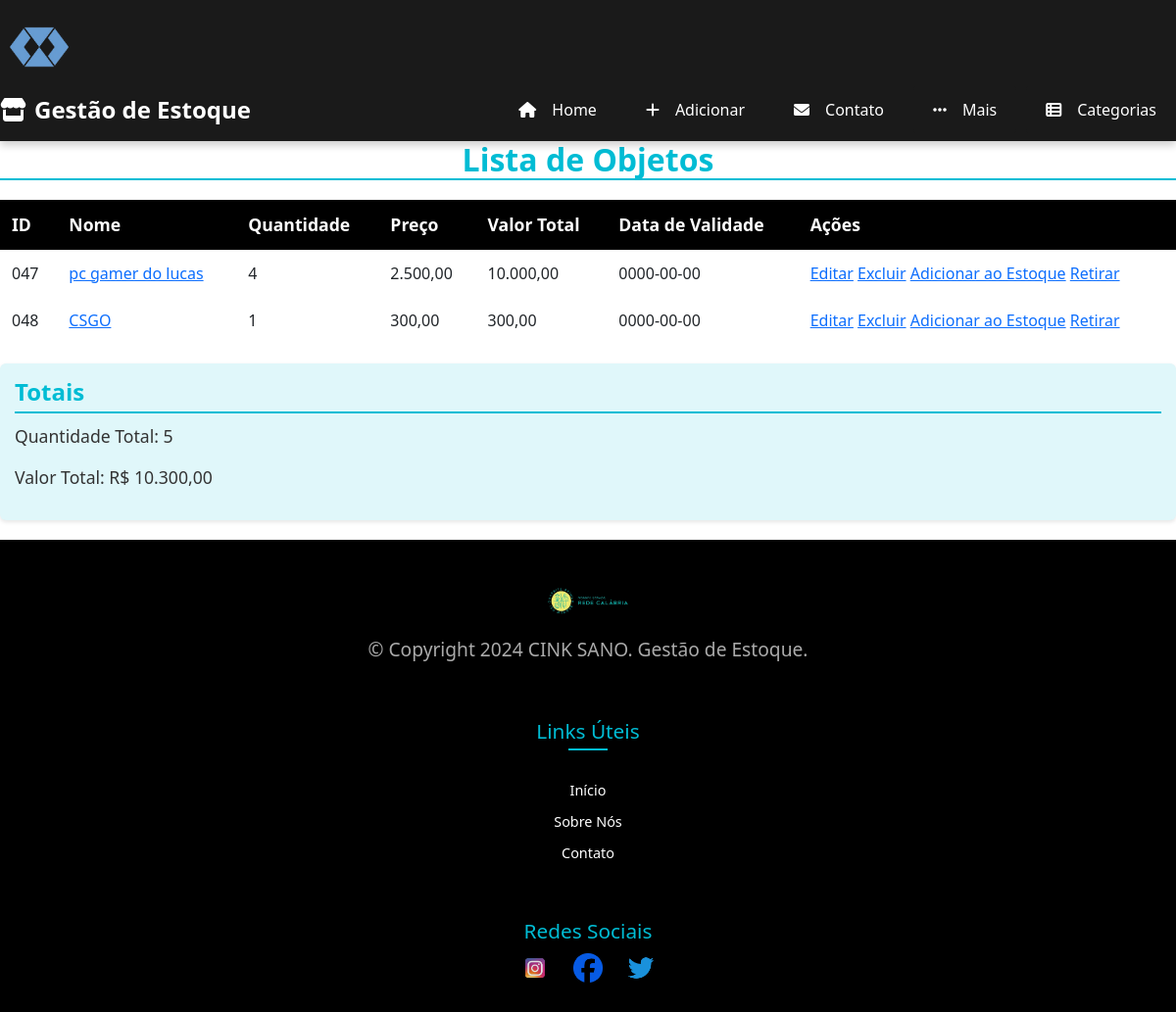
Page /subpages/objetos.php (signed in) on the committed database.
### tables this page shows
CREATE TABLE `produtos` (
  `id` int(11) NOT NULL,
  `nome` varchar(100) NOT NULL,
  `quantidade` int(11) NOT NULL,
  `preco` decimal(10,2) NOT NULL,
  `data_validade` date DEFAULT NULL,
  `descricao` text DEFAULT NULL,
  `uso` text DEFAULT NULL,
  `data_entrada` datetime DEFAULT current_timestamp(),
  `categoria` varchar(50) DEFAULT NULL
);

### db.php (called while the page is built, shortened)
<?php
function getTotals($pdo, $categoria = null) {
    if ($categoria) {
        $sql = 'SELECT SUM(quantidade) AS total_quantidade, SUM(preco * quantidade) AS total_valor FROM produtos WHERE categoria = :categoria';
        $stmt = $pdo->prepare($sql);
        $stmt->execute(['categoria' => $categoria]);
    } else {
        $sql = 'SELECT SUM(quantidade) AS total_quantidade, SUM(preco * quantidade) AS total_valor FROM produtos';
        $stmt = $pdo->query($sql);
    }
    return $stmt->fetch(PDO::FETCH_ASSOC);
}
?>

### subpages/objetos.php (the view, shortened to what this page needs)
<?php
include '../db.php';
include '../templates/header.php';
$sql = 'SELECT * FROM produtos WHERE categoria = :categoria';
$stmt = $pdo->prepare($sql);
$stmt->execute(['categoria' => 'objetos']);
$produtos = $stmt->fetchAll(PDO::FETCH_ASSOC);
$totals = getTotals($pdo, 'objetos');
$max_id_length = 3;
?>
<h2 class="lista-produtos">Lista de Objetos</h2>
<table>
    <thead>
        <tr>
            <th class="ides-table">ID</th>
            <th class="ides-table">Nome</th>
            <th class="ides-table">Quantidade</th>
            <th class="ides-table">Preço</th>
            <th class="ides-table">Valor Total</th>
            <th class="ides-table">Data de Validade</th>
            <th class="ides-table">Ações</th>
        </tr>
    </thead>
    <tbody>
        <?php foreach ($produtos as $produto): ?>
            <tr>
                <?php
                $id = $produto['id'];
                $id_formatado = str_pad($id, $max_id_length, '0', STR_PAD_LEFT);
                $quantidade = $produto['quantidade'];
                $preco = $produto['preco'];
                $valor_unitario = $quantidade > 0 ? $preco * $quantidade : 0;
                ?>
                <td><?php echo htmlspecialchars($id_formatado); ?></td>
                <td>
                    <a href="../pages/relatorios.php?id=<?php echo htmlspecialchars($id); ?>" title="Ver relatório deste produto">
                        <?php echo htmlspecialchars($produto['nome']); ?>
                    </a>
                </td>
                <td><?php echo htmlspecialchars($produto['quantidade']); ?></td>
                <td><?php echo htmlspecialchars(number_format($preco, 2, ',', '.')); ?></td>
                <td><?php echo htmlspecialchars(number_format($valor_unitario, 2, ',', '.')); ?></td>
                <td><?php echo htmlspecialchars($produto['data_validade']); ?></td>
                <td class="container-modficadores">
                    <a href="editar.php?id=<?php echo htmlspecialchars($produto['id']); ?>" title="Editar este produto">Editar</a>
                    <a href="excluir.php?id=<?php echo htmlspecialchars($produto['id']); ?>" title="Excluir este produto do estoque">Excluir</a>
                    <a href="adicionar_estoque.php?nome=<?php echo htmlspecialchars($produto['nome']); ?>" title="Adicionar mais produtos a este estoque">Adicionar ao Estoque</a>
                    <a class="text-total" href="../pages/comprar.php" title="Retirar determinada quantidade do produto">Retirar</a>
                </td>
            </tr>
        <?php endforeach; ?>
    </tbody>
</table>
<div class="container-totais">
    <h4>Totais</h4>
    <p class="text-total">Quantidade Total: <?php echo htmlspecialchars($totals['total_quantidade']); ?></p>
    <p class="text-total">Valor Total: R$ <?php echo number_format($totals['total_valor'], 2, ',', '.'); ?></p>
</div>
<?php include '../templates/footer.php'; ?>

### templates/header.php (shortened to what this page needs)
<!DOCTYPE html>
<html lang="pt-br">
<head>
    <link rel="stylesheet" type="text/css" href="../css/report.css">
    <link rel="stylesheet" type="text/css" href="../css/style.css">
    <link rel="stylesheet" type="text/css" href="../css/nav-bar.css">
    <link href="https://cdn.jsdelivr.net/npm/bootstrap@5.3.3/dist/css/bootstrap.min.css" rel="stylesheet">
    <link href="https://getbootstrap.com/docs/5.3/assets/css/docs.css" rel="stylesheet">
    <link rel="stylesheet" href="https://cdnjs.cloudflare.com/ajax/libs/font-awesome/6.0.0-beta3/css/all.min.css">
</head>
    <body>
            <nav class="navbar">
                <img src="../img/adm.png" width="80" height="80" alt="Logo">
                <div class="navbar-container">
                    <a href="index.php" class="navbar-logo">
                        <i class="fas fa-store"></i> Gestão de Estoque
                    </a>
                    <ul class="navbar-menu">
                        <li><a href="../pages/home.php"><i class="fas fa-home"></i>Home</a></li>
                        <li><a href="../pages/adicionar.php" title="Adicionar novo produto ao controle de estoque."><i class="fas fa-plus"></i>Adicionar</a></li>
                        <li><a href="../pages/contato.php"><i class="fas fa-envelope"></i>Contato</a></li>
                        <li class="dropdown">
                            <a href="javascript:void(0)" class="dropbtn"><i class="fas fa-ellipsis-h"></i>Mais</a>
                        </li>
                        <li class="dropdown">
                            <a href="javascript:void(0)" class="dropbtn"><i class="fas fa-th-list"></i>Categorias</a>
                        </li>
                    </ul>
                </div>
            </nav>
</body>
</html>

### templates/footer.php (shortened to what this page needs)
<footer class="footer">
    <div class="footer-content">
        <div class="footer-logo">
            <img src="../img/pobre.png"  alt="Logo da Empresa" />
            <p>&copy; Copyright 2024 CINK SANO. Gestão de Estoque.</p>
        </div>
        <div class="footer-links">
            <h3>Links Úteis</h3>
            <ul>
                <li><a href="../pages/index.php">Início</a></li>
                <li><a href="../pages/sobre.php">Sobre Nós</a></li>
                <li><a href="../pages/contato.php">Contato</a></li>
            </ul>
        </div>
        <div class="footer-social">
            <h3>Redes Sociais</h3>
            <a href="##########" target="_blank" class="social-icon">
                <img src="../img/in.png" alt="Instagram" />
            </a>
            <a href="##########" target="_blank" class="social-icon">
                <img src="../img/face.png" alt="Facebook" />
            </a>
            <a href="##########" target="_blank" class="social-icon">
                <img src="../img/tiw.png" alt="Twitter" />
            </a>
        </div>
    </div>
</footer>
</body>
</html>

### css/report.css (style rules this page uses)
* { margin: 0; padding: 0; box-sizing: border-box; }
body { font-family: 'Arial', sans-serif; background-color: #0a0f15; color: #ffffff; }
p { font-size: 1.2em; color: #aaa; }
.footer { background-color: #1a1a1a; color: #f2f2f2; padding: 40px 20px; text-align: center; position: relative; overflow: hidden; }
.footer-content { display: flex; flex-direction: column; align-items: center; justify-content: center; max-width: 1200px; margin: auto; }
.footer-logo { margin-bottom: 30px; animation: fadeIn 1s; }
.footer-logo img { width: 150px; transition: transform 0.3s; }
.footer-links { margin: 20px 0; }
.footer-links h3 { margin-bottom: 10px; font-size: 1.5rem; color: #61dafb; position: relative; }
.footer-links h3::after { content: ''; display: block; width: 50px; height: 2px; background: #61dafb; margin: 10px auto; transition: width 0.3s; }
.footer-links ul { list-style-type: none; padding: 0; }
.footer-links li { margin: 10px 0; }
.footer-links a { color: #f2f2f2; text-decoration: none; transition: color 0.3s, transform 0.3s; }
.footer-social { margin-top: 30px; }
.footer-social h3 { margin-bottom: 10px; font-size: 1.5rem; color: #61dafb; }
.social-icon { margin: 0 15px; display: inline-block; transition: transform 0.3s, opacity 0.3s; }
.social-icon img { width: 35px; height: 35px; opacity: 0.8; }

### css/style.css (style rules this page uses)
body { font-family: Arial, sans-serif; background-color: #f4f4f4; color: #333; margin: 0; padding: 0; }
h2.lista-produtos { margin-bottom: 20px; color: #00bcd4; font-size: 2em; text-align: center; font-weight: bold; border-bottom: 2px solid #00bcd4; transition: color 0.3s ease, transform 0.3s ease; }
table { width: 100%; border-collapse: collapse; margin-bottom: 20px; }
thead { background-color: #000000; color: #ffffff; }
th, td { padding: 12px; text-align: left; border-bottom: 1px solid #ddd; border-right: 1px solid #ddd; }
th { font-weight: bold; font-size: 1.1em; border-bottom: 2px solid #00bcd4; }
tbody tr { background-color: #ffffff; transition: background-color 0.3s ease, transform 0.3s ease; }
td:last-child { border-right: none; }
.container-totais { padding: 15px; background-color: #e0f7fa; border-radius: 6px; box-shadow: 0 2px 4px rgba(0, 0, 0, 0.1); margin-bottom: 20px; }
.container-totais h4 { margin-bottom: 10px; color: #00bcd4; font-size: 1.5em; font-weight: bold; border-bottom: 2px solid #00bcd4; padding-bottom: 5px; }
.container-totais p { font-size: 1.1em; color: #333; }

### css/nav-bar.css (style rules this page uses)
.navbar { background-color: #1a1a1a; box-shadow: 0 4px 8px rgba(0, 0, 0, 0.2); padding: 10px 20px; position: sticky; top: 0; width: 100%; z-index: 1000; display: flex; align-items: center; overflow: visible; }
.navbar-container { display: flex; justify-content: space-between; align-items: center; max-width: 1200px; margin: 0 auto; width: 100%; position: relative; }
.navbar-logo { color: #ffffff; font-size: 24px; text-decoration: none; font-weight: bold; transition: color 0.3s, transform 0.3s; display: flex; align-items: center; }
.navbar-logo i { margin-right: 8px; }
.navbar-menu { list-style-type: none; margin: 0; padding: 0; display: flex; align-items: center; gap: 10px; }
.navbar-menu li { position: relative; }
.navbar-menu li a { display: block; color: #ffffff; text-align: center; padding: 12px 20px; text-decoration: none; border-radius: 4px; transition: background-color 0.3s, color 0.3s, transform 0.3s; display: flex; align-items: center; gap: 8px; }
.navbar-menu li a i { margin-right: 8px; }
.dropdown { position: relative; display: inline-block; }
.dropbtn { background-color: #1a1a1a; color: #ffffff; border: none; cursor: pointer; padding: 12px 20px; text-decoration: none; border-radius: 4px; transition: background-color 0.3s, color 0.3s; display: flex; align-items: center; gap: 8px; }

### rows in the picture
produtos: id "047", nome "pc gamer do lucas", quantidade "4", preco "2.500,00", valor_unitario "10.000,00", data_validade "0000-00-00"
produtos: id "048", nome "CSGO", quantidade "1", preco "300,00", valor_unitario "300,00", data_validade "0000-00-00"

### other values in the picture
$totals['total_quantidade'] "5"
$totals['total_valor'] "10.300,00"
